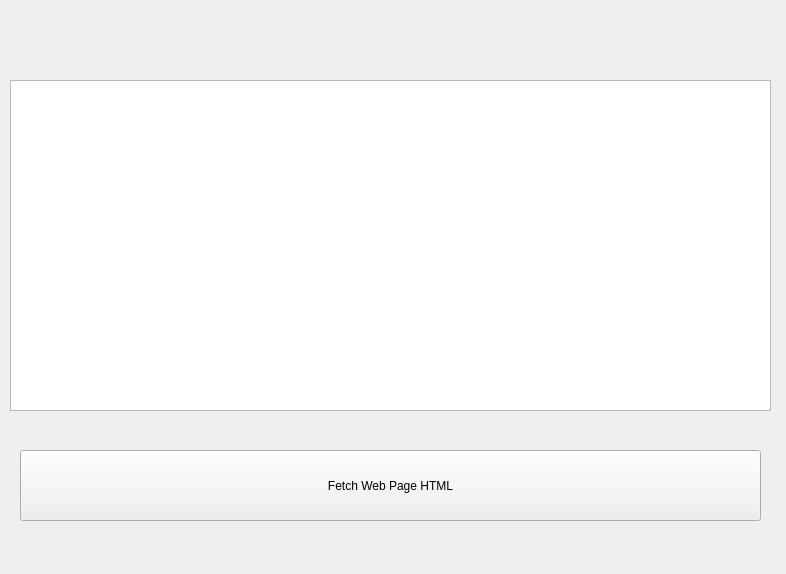
<?xml version="1.0" encoding="UTF-8"?>
<ui version="4.0">
 <class>MainWindow</class>
 <widget class="QMainWindow" name="MainWindow">
  <property name="geometry">
   <rect>
    <x>0</x>
    <y>0</y>
    <width>786</width>
    <height>574</height>
   </rect>
  </property>
  <property name="windowTitle">
   <string>MainWindow</string>
  </property>
  <widget class="QWidget" name="centralWidget">
   <widget class="QPlainTextEdit" name="plainTextEdit">
    <property name="geometry">
     <rect>
      <x>10</x>
      <y>80</y>
      <width>761</width>
      <height>331</height>
     </rect>
    </property>
   </widget>
   <widget class="QPushButton" name="btnFetchHTML">
    <property name="geometry">
     <rect>
      <x>20</x>
      <y>450</y>
      <width>741</width>
      <height>71</height>
     </rect>
    </property>
    <property name="text">
     <string>Fetch Web Page HTML</string>
    </property>
   </widget>
  </widget>
 </widget>
 <layoutdefault spacing="6" margin="11"/>
 <resources/>
 <connections/>
</ui>
